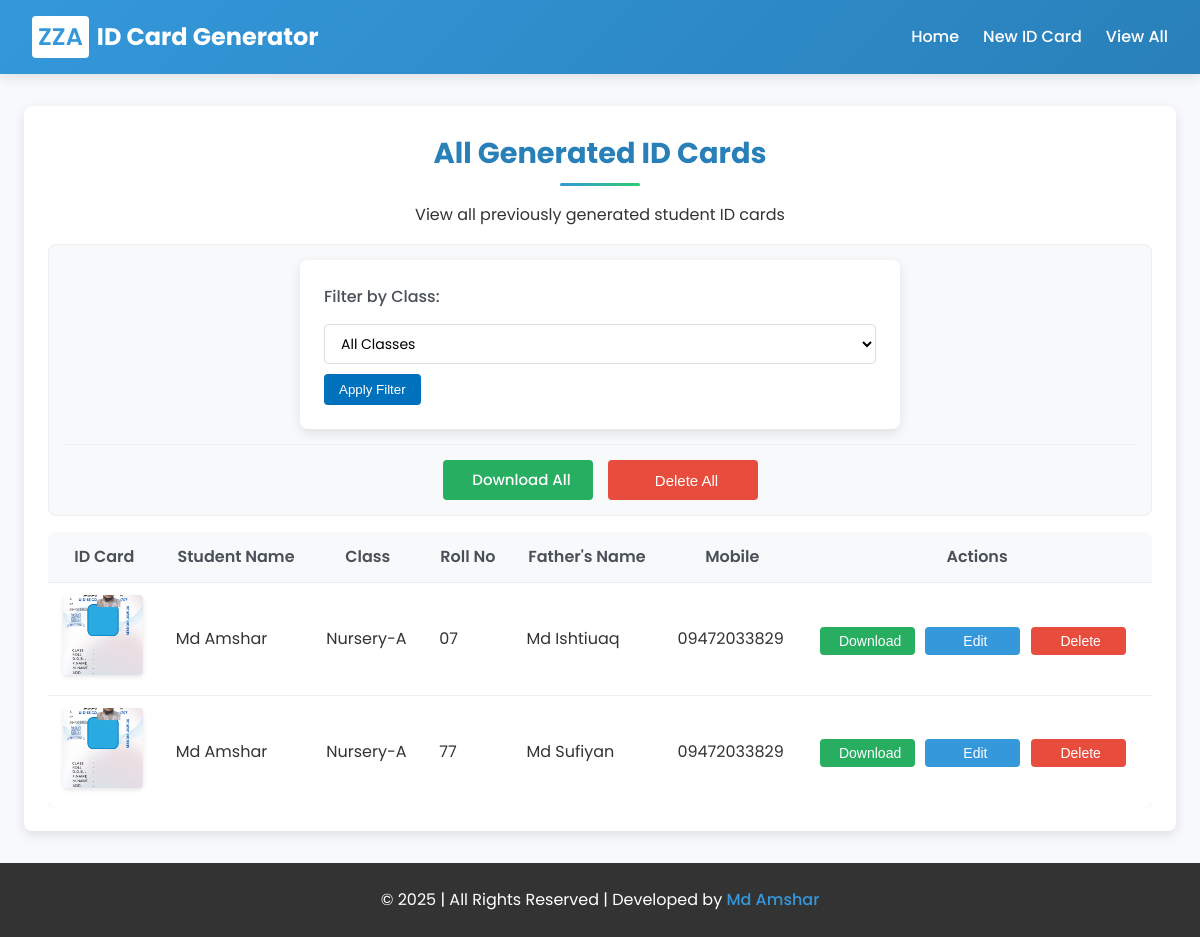
Screenshot of /view/ with the database file from the repository.
### id_card_app/models.py (models this page shows, shortened)
class Student(models.Model):
    name = models.CharField(max_length=100)
    father_name = models.CharField(max_length=100)
    mother_name = models.CharField(max_length=100)
    student_class = models.CharField(max_length=10)
    section = models.CharField(max_length=10)
    roll_no = models.CharField(max_length=10)
    address = models.TextField()
    mobile = models.CharField(max_length=15)
    profile_photo = models.ImageField(upload_to='profile_photos/', null=True, blank=True, verbose_name="Student Photo")
    image = models.ImageField(upload_to='cards/', null=True, blank=True)

### id_card_app/views.py (the view)
# urls.py: path('view/', views.view_all, name='view_all'),
def view_all(request):
    all_classes = Student.objects.values_list('student_class', flat=True).distinct().order_by('student_class')
    selected_class = request.GET.get('class_filter', '')
    if selected_class:
        students = Student.objects.filter(student_class=selected_class).order_by('name')
    else:
        students = Student.objects.all().order_by('name')
    context = {
        'students': students,
        'all_classes': all_classes,
        'selected_class': selected_class
    }
    return render(request, 'id_card_app/view_all.html', context)

### id_card_app/templates/id_card_app/view_all.html (shortened to what this page needs)
{% extends 'id_card_app/base.html' %}
{% block content %}
<div class="card">
    <h2>All Generated ID Cards</h2>
    <p class="text-center mb-2">View all previously generated student ID cards</p>
    <div class="filter-section">
        <form method="get" id="classFilterForm">
            <div class="filter-container">
                <label for="class_filter">Filter by Class:</label>
                <select name="class_filter" id="class_filter" class="filter-select">
                    <option value="">All Classes</option>
                </select>
                <button type="submit" class="btn-filter">Apply Filter</button>
            </div>
        </form>
        {% if students %}
        <div class="bulk-actions">
            <a href="{% url 'download_all_cards' %}{% if selected_class %}?class_filter={{ selected_class }}{% endif %}" class="btn-bulk btn-download-all">
                 Download All
            </a>
            <button onclick="confirmDeleteAll('{% if selected_class %}{{ selected_class }}{% endif %}')" class="btn-bulk btn-delete-all">
                 Delete All
            </button>
        </div>
        {% endif %}
    </div>
    {% if students %}
        <div class="table-responsive">
            <table class="id-card-table">
                <thead>
                    <tr>
                        <th>ID Card</th>
                        <th>Student Name</th>
                        <th>Class</th>
                        <th>Roll No</th>
                        <th>Father's Name</th>
                        <th>Mobile</th>
                        <th>Actions</th>
                    </tr>
                </thead>
                <tbody>
                    {% for student in students %}
                    <tr>
                        <td class="id-card-cell">
                            {% if student.image %}
                                <div class="thumbnail-container">
                                    <img src="{{ student.image.url }}" alt="{{ student.name }}'s ID Card" class="id-card-thumbnail">
                                </div>
                            {% else %}
                                <div class="no-image-small">
                                    <i class="fa fa-id-card"></i>
                                </div>
                            {% endif %}
                        </td>
                        <td>{{ student.name }}</td>
                        <td>{{ student.student_class }}{% if student.section %}-{{ student.section }}{% endif %}</td>
                        <td>{{ student.roll_no }}</td>
                        <td>{{ student.father_name }}</td>
                        <td>{{ student.mobile }}</td>
                        <td class="action-cell">
                            {% if student.image %}
                                <button onclick="downloadImage('{{ student.image.url }}', '{{ student.name }}_ID_Card.png')" class="btn-table btn-download" title="Download ID Card">
                                     Download
                                </button>
                            {% else %}
                                <button disabled class="btn-table btn-disabled" title="No Image to Download">
                                    <i class="fa fa-download"></i> Download
                                </button>
                            {% endif %}
                            <button onclick="window.location.href='{% url 'edit_id_card' student.id %}'" class="btn-table btn-edit" title="Edit ID Card">
                                 Edit
                            </button>
                            <button onclick="confirmDelete('{% url 'delete_id_card' student.id %}', '{{ student.name }}')" class="btn-table btn-delete" title="Delete ID Card">
                                 Delete
                            </button>
                        </td>
                    </tr>
                    {% endfor %}
                </tbody>
            </table>
        </div>
    {% endif %}
</div>
{% endblock %}

### id_card_app/templates/id_card_app/base.html (shortened to what this page needs)
<!DOCTYPE html>
<html lang="en">
<head>
</head>
<body>
    <header>
        <nav class="navbar">
            <a href="{% url 'home' %}" class="logo"><span>ZZA</span> ID Card Generator</a>
            <div class="nav-links">
                <a href="{% url 'home' %}">Home</a>
                <a href="{% url 'new_id_card' %}">New ID Card</a>
                <a href="{% url 'view_all' %}">View All</a>
            </div>
        </nav>
    </header>
    <div class="container">
        {% block content %}{% endblock %}
    </div>
    <footer>
        <p>© {% now "Y" %} | All Rights Reserved | Developed by <a href="https://wa.me/919060419628" style="color: #3498db; text-decoration: none; font-weight: 500;">Md Amshar</a></p>
    </footer>
</body>
</html>

### id_card_app/templates/id_card_app/base.html (style rules this page uses)
:root { --primary-color: #3498db; --primary-dark: #2980b9; --secondary-color: #2ecc71; --text-color: #333; --bg-color: #f7f9fc; --card-bg: #fff; --border-radius: 8px; --box-shadow: 0 4px 12px rgba(0, 0, 0, 0.1); }
* { margin: 0; padding: 0; box-sizing: border-box; }
body { font-family: 'Poppins', sans-serif; background-color: var(--bg-color); color: var(--text-color); line-height: 1.6; }
header { background: linear-gradient(135deg, var(--primary-color), var(--primary-dark)); color: white; box-shadow: var(--box-shadow); position: relative; z-index: 10; }
.navbar { display: flex; justify-content: space-between; align-items: center; padding: 1rem 2rem; max-width: 1200px; margin: 0 auto; }
.logo { font-size: 1.5rem; font-weight: 700; color: white; text-decoration: none; display: flex; align-items: center; }
.logo span { background-color: white; color: var(--primary-color); border-radius: 4px; padding: 2px 6px; margin-right: 8px; font-weight: 600; }
.nav-links { display: flex; gap: 1.5rem; }
.nav-links a { color: white; text-decoration: none; font-weight: 500; position: relative; padding: 5px 0; transition: all 0.3s ease; }
.nav-links a:after { content: ''; position: absolute; bottom: 0; left: 0; width: 0; height: 2px; background-color: white; transition: width 0.3s ease; }
.container { max-width: 1200px; margin: 2rem auto; padding: 0 1.5rem; }
.card { background-color: var(--card-bg); border-radius: var(--border-radius); box-shadow: var(--box-shadow); padding: 1.5rem; margin-bottom: 1.5rem; transition: transform 0.3s ease, box-shadow 0.3s ease; }
h1, h2, h3, h4 { margin-bottom: 1rem; color: var(--primary-dark); }
h2 { font-size: 1.8rem; text-align: center; position: relative; padding-bottom: 10px; }
h2:after { content: ''; position: absolute; bottom: 0; left: 50%; transform: translateX(-50%); width: 80px; height: 3px; background: linear-gradient(90deg, var(--primary-color), var(--secondary-color)); border-radius: 3px; }
form { background-color: var(--card-bg); border-radius: var(--border-radius); box-shadow: var(--box-shadow); padding: 1.5rem; max-width: 600px; margin: 0 auto; }
input, select, textarea { width: 100%; padding: 0.8rem; border: 1px solid #ddd; border-radius: var(--border-radius); font-family: 'Poppins', sans-serif; font-size: 0.9rem; margin-top: 0.3rem; }
footer { background-color: #333; color: white; text-align: center; padding: 1.5rem; margin-top: 2rem; }
.text-center { text-align: center; }
.mb-2 { margin-bottom: 1rem; }

### rows the page displays
Student: image (picture), name "Md Amshar", student_class "Nursery", section "A", roll_no "07", father_name "Md Ishtiuaq", mobile "09472033829"
Student: image (picture), name "Md Amshar", student_class "Nursery", section "A", roll_no "77", father_name "Md Sufiyan", mobile "09472033829"
